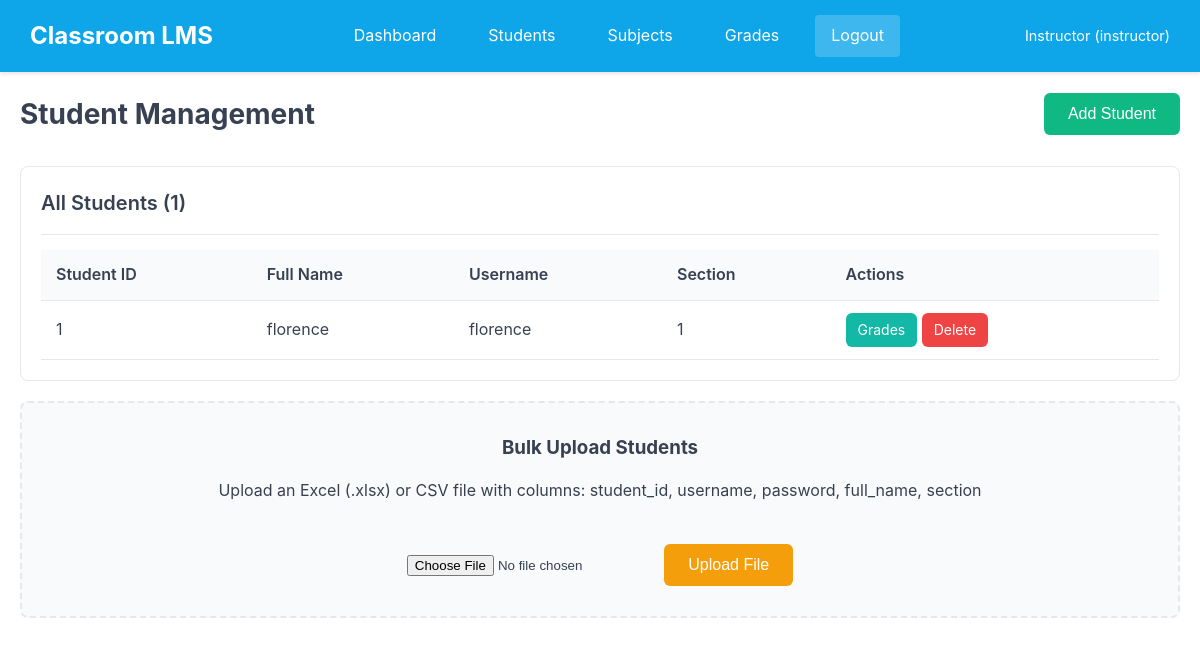
The app's page /students (signed in) with its own data.
### tables this page shows
CREATE TABLE users (
            id INTEGER PRIMARY KEY AUTOINCREMENT,
            username TEXT UNIQUE NOT NULL,
            password_hash TEXT NOT NULL,
            full_name TEXT NOT NULL,
            role TEXT NOT NULL,
            student_id TEXT,
            section TEXT,
            created_at TIMESTAMP DEFAULT CURRENT_TIMESTAMP
        );

### app.py (the view)
@app.route('/students')
@login_required
def students():
    if current_user.role != 'instructor':
        return redirect(url_for('student_dashboard'))
    conn = get_db()
    cursor = conn.cursor()
    cursor.execute('SELECT * FROM users WHERE role = "student" ORDER BY full_name')
    students_list = cursor.fetchall()
    conn.close()
    return render_template('students.html', students=students_list)

### app.py (called while the page is built)
@login_manager.user_loader
def load_user(user_id):
    conn = get_db()
    cursor = conn.cursor()
    cursor.execute('SELECT * FROM users WHERE id = ?', (user_id,))
    user = cursor.fetchone()
    conn.close()
    if user:
        return User(user['id'], user['username'], user['full_name'], user['role'], user['student_id'], user['section'])
    return None

### database.py (called while the page is built)
def get_db():
    conn = sqlite3.connect(DATABASE)
    conn.row_factory = sqlite3.Row
    return conn

### templates/students.html (shortened to what this page needs)
{% extends 'base.html' %}
{% block content %}
<div class="page-header">
    <h1>Student Management</h1>
    <button class="btn btn-emerald" onclick="openModal('addStudentModal')">Add Student</button>
</div>
<div class="card">
    <div class="card-header">
        <span class="card-title">All Students ({{ students|length }})</span>
    </div>
    <div class="table-container">
        <table>
            <thead>
                <tr>
                    <th>Student ID</th>
                    <th>Full Name</th>
                    <th>Username</th>
                    <th>Section</th>
                    <th>Actions</th>
                </tr>
            </thead>
            <tbody>
                {% for student in students %}
                <tr>
                    <td>{{ student.student_id }}</td>
                    <td>{{ student.full_name }}</td>
                    <td>{{ student.username }}</td>
                    <td>{{ student.section }}</td>
                    <td>
                        <a href="{{ url_for('student_grades', student_id=student.id) }}" class="btn btn-sm btn-teal">Grades</a>
                        <a href="{{ url_for('delete_student', id=student.id) }}" class="btn btn-sm btn-danger" onclick="return confirmDelete('Delete this student?')">Delete</a>
                    </td>
                </tr>
                {% else %}
                <tr>
                    <td colspan="5" class="text-center">No students yet. Add students individually or upload a file.</td>
                </tr>
                {% endfor %}
            </tbody>
        </table>
    </div>
</div>
<div class="upload-section">
    <h3>Bulk Upload Students</h3>
    <p>Upload an Excel (.xlsx) or CSV file with columns: student_id, username, password, full_name, section</p>
    <form action="{{ url_for('bulk_upload_students') }}" method="POST" enctype="multipart/form-data" class="mt-20">
        <input type="file" name="file" accept=".xlsx,.xls,.csv" required>
        <button type="submit" class="btn btn-amber mt-20">Upload File</button>
    </form>
</div>
{% endblock %}

### templates/base.html (shortened to what this page needs)
<!DOCTYPE html>
<html lang="en">
<head>
    <link rel="stylesheet" href="{{ url_for('static', filename='css/style.css') }}">
</head>
<body>
    {% if current_user.is_authenticated %}
    <nav class="navbar">
        <div class="nav-brand">
            <a href="{{ url_for('index') }}">Classroom LMS</a>
        </div>
        <div class="nav-links">
            {% if current_user.role == 'instructor' %}
                <a href="{{ url_for('dashboard') }}">Dashboard</a>
                <a href="{{ url_for('students') }}">Students</a>
                <a href="{{ url_for('subjects') }}">Subjects</a>
                <a href="{{ url_for('grades') }}">Grades</a>
            {% else %}
                <a href="{{ url_for('student_dashboard') }}">Dashboard</a>
                <a href="{{ url_for('my_grades') }}">My Grades</a>
            {% endif %}
            <a href="{{ url_for('logout') }}" class="btn-logout">Logout</a>
        </div>
        <div class="nav-user">
            <span>{{ current_user.full_name }} ({{ current_user.role }})</span>
        </div>
    </nav>
    {% endif %}
    <main class="container">
        {% block content %}{% endblock %}
    </main>
</body>
</html>

### static/css/style.css (style rules this page uses)
* { margin: 0; padding: 0; box-sizing: border-box; }
body { font-family: 'Inter', -apple-system, BlinkMacSystemFont, 'Segoe UI', Roboto, sans-serif; background-color: #FFFFFF; color: #374151; line-height: 1.6; }
.container { max-width: 1200px; margin: 0 auto; padding: 20px; }
.navbar { background-color: #0EA5E9; padding: 15px 30px; display: flex; justify-content: space-between; align-items: center; box-shadow: 0 2px 4px rgba(0,0,0,0.1); }
.nav-brand a { color: white; text-decoration: none; font-size: 1.5rem; font-weight: bold; }
.nav-links { display: flex; gap: 20px; }
.nav-links a { color: white; text-decoration: none; padding: 8px 16px; border-radius: 4px; transition: background-color 0.2s; }
.nav-user { color: white; font-size: 0.9rem; }
.btn-logout { background-color: rgba(255,255,255,0.2) !important; }
.btn { display: inline-block; padding: 12px 24px; background-color: #0EA5E9; color: white; border: none; border-radius: 6px; font-size: 1rem; cursor: pointer; text-decoration: none; transition: background-color 0.2s; }
.btn-danger { background-color: #EF4444; }
.btn-sm { padding: 6px 12px; font-size: 0.875rem; }
.btn-emerald { background-color: #10B981; }
.btn-amber { background-color: #F59E0B; }
.btn-teal { background-color: #14B8A6; }
.card { background: white; border: 1px solid #E5E7EB; border-radius: 8px; padding: 20px; margin-bottom: 20px; }
.card-header { display: flex; justify-content: space-between; align-items: center; margin-bottom: 15px; padding-bottom: 15px; border-bottom: 1px solid #E5E7EB; }
.card-title { font-size: 1.25rem; font-weight: 600; color: #374151; }
.table-container { overflow-x: auto; }
table { width: 100%; border-collapse: collapse; }
th, td { padding: 12px 15px; text-align: left; border-bottom: 1px solid #E5E7EB; }
th { background-color: #F9FAFB; font-weight: 600; color: #374151; }
.page-header { display: flex; justify-content: space-between; align-items: center; margin-bottom: 30px; }
.page-header h1 { font-size: 1.75rem; color: #374151; }
.upload-section { background: #F9FAFB; border: 2px dashed #E5E7EB; border-radius: 8px; padding: 30px; text-align: center; margin-top: 20px; }
.upload-section h3 { margin-bottom: 15px; color: #374151; }
.mt-20 { margin-top: 20px; }

### records on screen
users: full_name "Instructor", role "instructor"
users: student_id "1", full_name "florence", username "florence", section "1"

### other values on screen
{{ students|length }} "1"
